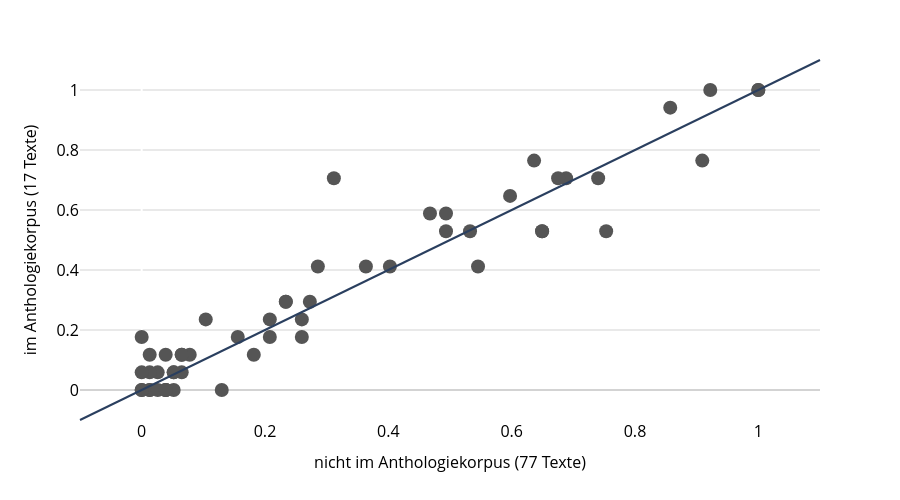

Write notebook code for a chart like this one.
### Code cell
meta_plot = results.copy()
meta_plot['Unterschied'] = ['signifikant' if x < 0.05 else 'nicht signifikant' for x in results['fisher_p']]
meta_plot['diff_abs'] = abs(meta_plot['diff'])

author_anth_count = meta_author.query("corpus_int == 1").shape[0]
author_add_count = meta_author.query("corpus_int == 0").shape[0]

fig = px.scatter(
    meta_plot,
    x = 'wenn_nicht',
    y = 'wenn_ja',
    # color = 'diff_abs',
    hover_data = [meta_plot.index, 'wenn_ja_detail', 'wenn_nicht_detail', 'phi', 'fisher_p'],
    labels = {
        'wenn_ja' : f'im Anthologiekorpus ({author_anth_count} Texte)',
        'wenn_nicht' : f'nicht im Anthologiekorpus ({author_add_count} Texte)',
    },
    color_discrete_sequence=["grey"]
)

fig.update_layout(
    width = 900, height = 500,
    xaxis_range=[-0.1,1.1], 
    yaxis_range=[-0.1,1.1],
    shapes = [{'type': 'line', 'yref': 'paper', 'xref': 'paper', 'y0': 0, 'y1': 1, 'x0': 0, 'x1': 1}],
    xaxis=dict(tickfont=dict(size=16), titlefont=dict(size=16)),
    yaxis=dict(tickfont=dict(size=16), titlefont=dict(size=16)),
    legend=dict(font = dict(size = 16), traceorder = 'normal'),
)

fig.update_traces(
    marker_size=14,
)
fig = update_fig_for_publication(fig, make_grey=True)
fig.write_image(f"plots/3 Texte innerhalb und außerhalb des Anthologiekorpus (Münchhausen).pdf")
fig.show()

### Figure 1 — Plotly figure (JSON) as saved in the notebook; plotly's stock layout.template omitted (floating-point values rounded to 4 significant figures; data arrays with more than 128 entries replaced by an {"elided": "..."} marker saying what was removed)
{"data": [{"customdata": {"elided": "54x5 mixed values"}, "hovertemplate": "nicht im Anthologiekorpus (77 Texte)=%{x}<br>im Anthologiekorpus (17 Texte)=%{y}<br>index=%{customdata[0]}<br>wenn_ja_detail=%{customdata[1]}<br>wenn_nicht_detail=%{customdata[2]}<br>phi=%{customdata[3]}<br>fisher_p=%{customdata[4]}<extra></extra>", "legendgroup": "", "line": {"color": "#555555"}, "marker": {"color": "#555555", "size": 14, "symbol": "circle"}, "mode": "markers", "name": "", "orientation": "v", "showlegend": false, "type": "scatter", "x": [1, 1, 0.06494, 0.5455, 0.01299, 0.03896, 0.2338, 0.01299, 0.2338, 0.5325, 0.2597, 0.2727, 0.7403, 0.4026, 0.2078, 0.03896, 0.02597, 0.6883, 0.6753, 0.3636, 0, 0.9091, 0.1558, 0.05195, 0.03896, 0.06494, 0.4935, 0.05195, 0.2857, 0.6494, 0.05195, 0.2078, 0.5974, 0.02597, 0.7532, 0.4675, 0.3117, 0.03896, 0.07792, 0.1818, 0.1299, 0, 0.01299, 0.06494, 0, 0.6494, 0.4935, 0.1039, 0.6364, 0.2597, 0.01299, 0.9221, 0.8571, 0], "xaxis": "x", "y": [1, 1, 0.05882, 0.4118, 0, 0.1176, 0.2941, 0, 0.2941, 0.5294, 0.2353, 0.2941, 0.7059, 0.4118, 0.1765, 0, 0.05882, 0.7059, 0.7059, 0.4118, 0, 0.7647, 0.1765, 0.05882, 0, 0.1176, 0.5882, 0.05882, 0.4118, 0.5294, 0, 0.2353, 0.6471, 0, 0.5294, 0.5882, 0.7059, 0, 0.1176, 0.1176, 0, 0, 0.05882, 0.1176, 0.1765, 0.5294, 0.5294, 0.2353, 0.7647, 0.1765, 0.1176, 1, 0.9412, 0.05882], "yaxis": "y"}], "layout": {"font": {"color": "black"}, "height": 500, "legend": {"bordercolor": "black", "borderwidth": 1, "font": {"size": 16}, "tracegroupgap": 0, "traceorder": "normal"}, "margin": {"t": 60}, "paper_bgcolor": "white", "plot_bgcolor": "white", "shapes": [{"type": "line", "x0": 0, "x1": 1, "xref": "paper", "y0": 0, "y1": 1, "yref": "paper"}], "width": 900, "xaxis": {"anchor": "y", "color": "black", "domain": [0, 1], "gridcolor": "white", "range": [-0.1, 1.1], "showgrid": false, "tickfont": {"size": 16}, "title": {"font": {"size": 16}, "text": "nicht im Anthologiekorpus (77 Texte)"}, "type": "linear"}, "yaxis": {"anchor": "x", "color": "black", "domain": [0, 1], "gridcolor": "lightgray", "range": [-0.1, 1.1], "tickfont": {"size": 16}, "title": {"font": {"size": 16}, "text": "im Anthologiekorpus (17 Texte)"}, "type": "linear", "zerolinecolor": "lightgray"}}}
